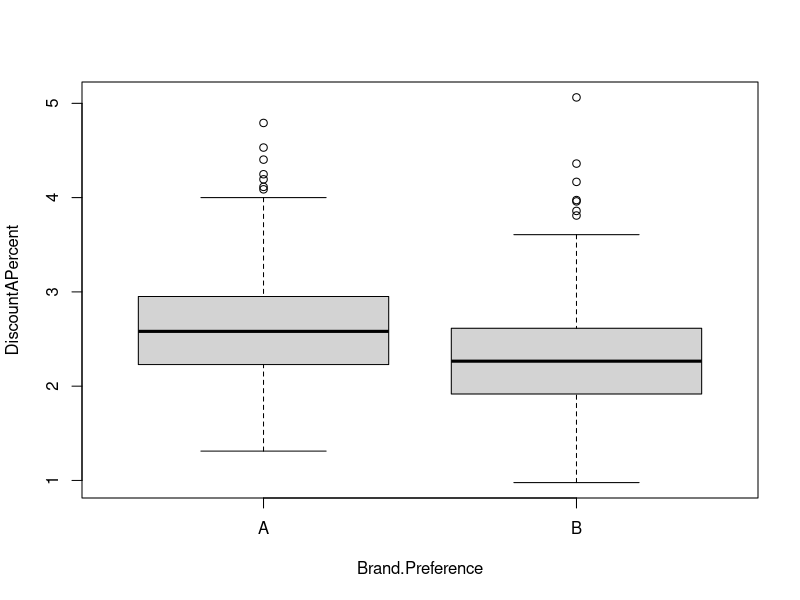
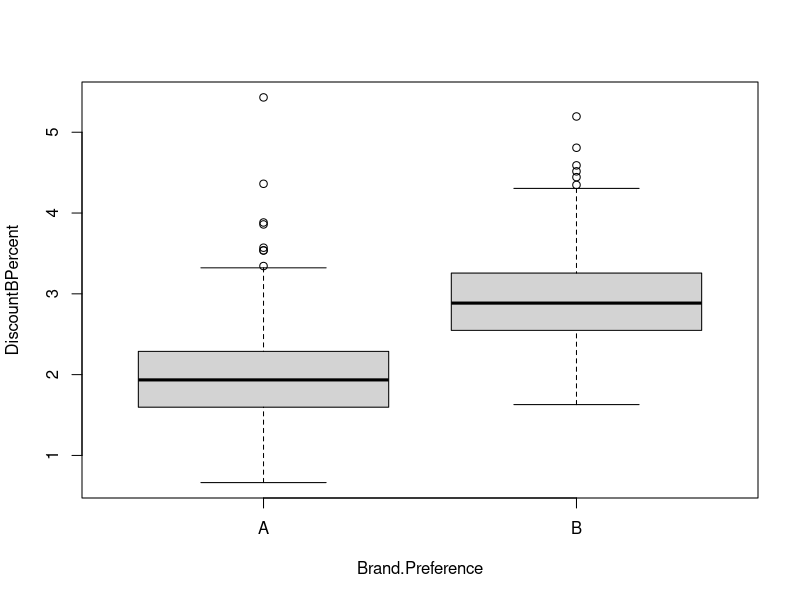
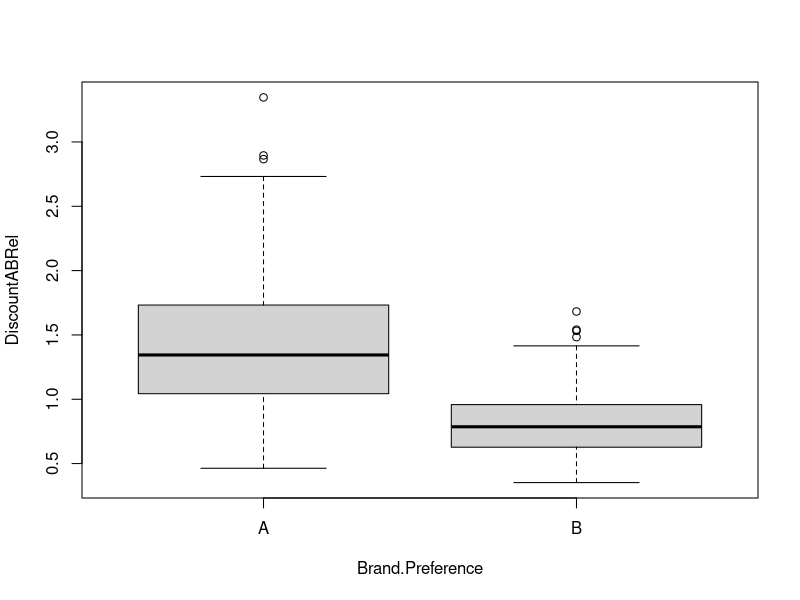
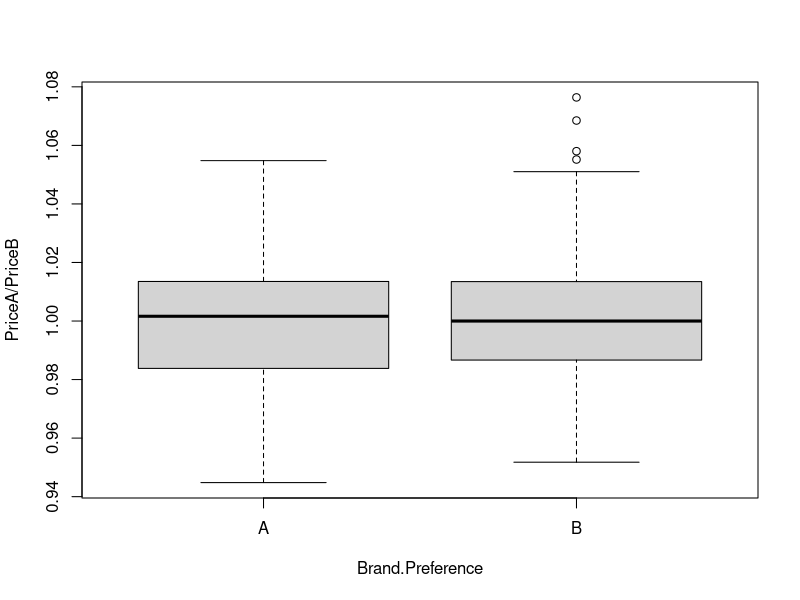
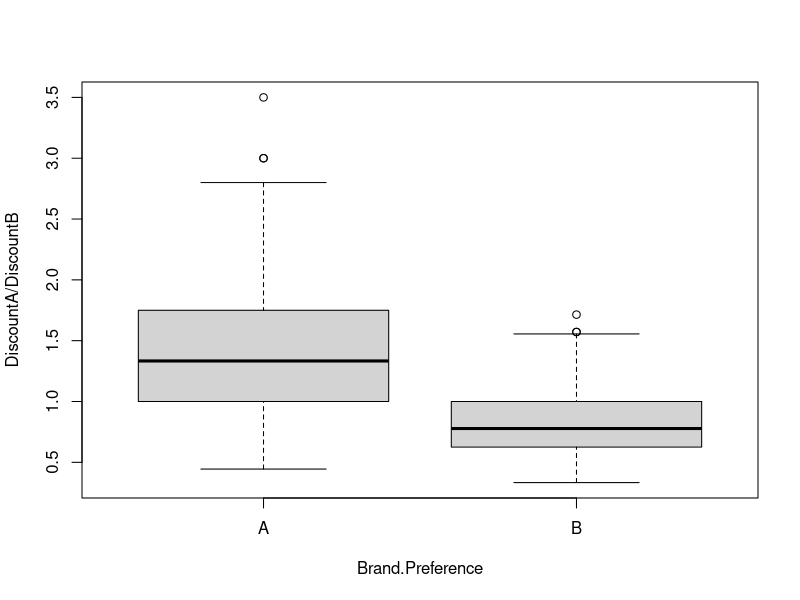

Write the R code that produced these figures, in order.
setwd("C:/Users/galyech/OneDrive - Microsoft/Personal/MBA/R") # change this directory to your working directory

#Installing packages

#install.packages('party')
#install.packages('forecast')
#install.packages('caret') # this is the relevant ml package
#install.packages('e1071', dependencies=TRUE) 
library(caret)
library('e1071')
library(forecast)
library(party)

# READ DB
mydf <-  read.csv("Cereal.csv") 

# preprocess , thoughts and stuff:
# DisplayA and DisplayB should be categorials / factor because they are boolean
# maybe we want to know how much the discount percentage is meaningful for the customer. 
# ie: PriceA+DiscountA is the real price. DiscountA/(PriceA+DiscountA) for example is 10% but for B is 20% 
# so the customer prefers B.

# factoring DisplayA and DisplayB
mydf$DisplayA= factor(mydf$DisplayA)
mydf$DisplayB= factor(mydf$DisplayB)
mydf$Brand.Preference=   factor(mydf$Brand.Preference)

# adding new column for how much the discount was meaningful 
mydf$DiscountAPercent=as.numeric(format(round(mydf$DiscountA/(mydf$DiscountA+mydf$PriceA)*100, 3)))
mydf$DiscountBPercent=as.numeric(format(round(mydf$DiscountB/(mydf$DiscountB+mydf$PriceB)*100, 3)))


## relation between DiscountAPercent and Brand.Preference
# we want to understand if theres a connection between the discount and the prefer
plot(DiscountAPercent ~ Brand.Preference , data = mydf)

plot(DiscountBPercent ~ Brand.Preference , data = mydf)
#conclusion - when the discount for B is higher- customer buy more B. 

mydf$DiscountABRel=as.numeric(format(mydf$DiscountAPercent/mydf$DiscountBPercent))
plot(DiscountABRel ~ Brand.Preference , data = mydf)

# The prices are quite similar so does the preference 
plot(PriceA/PriceB ~ Brand.Preference, data = mydf)

# The more the discount of A is larger than B, then Customers prefer A over B
plot(DiscountA/DiscountB ~ Brand.Preference, data = mydf)
